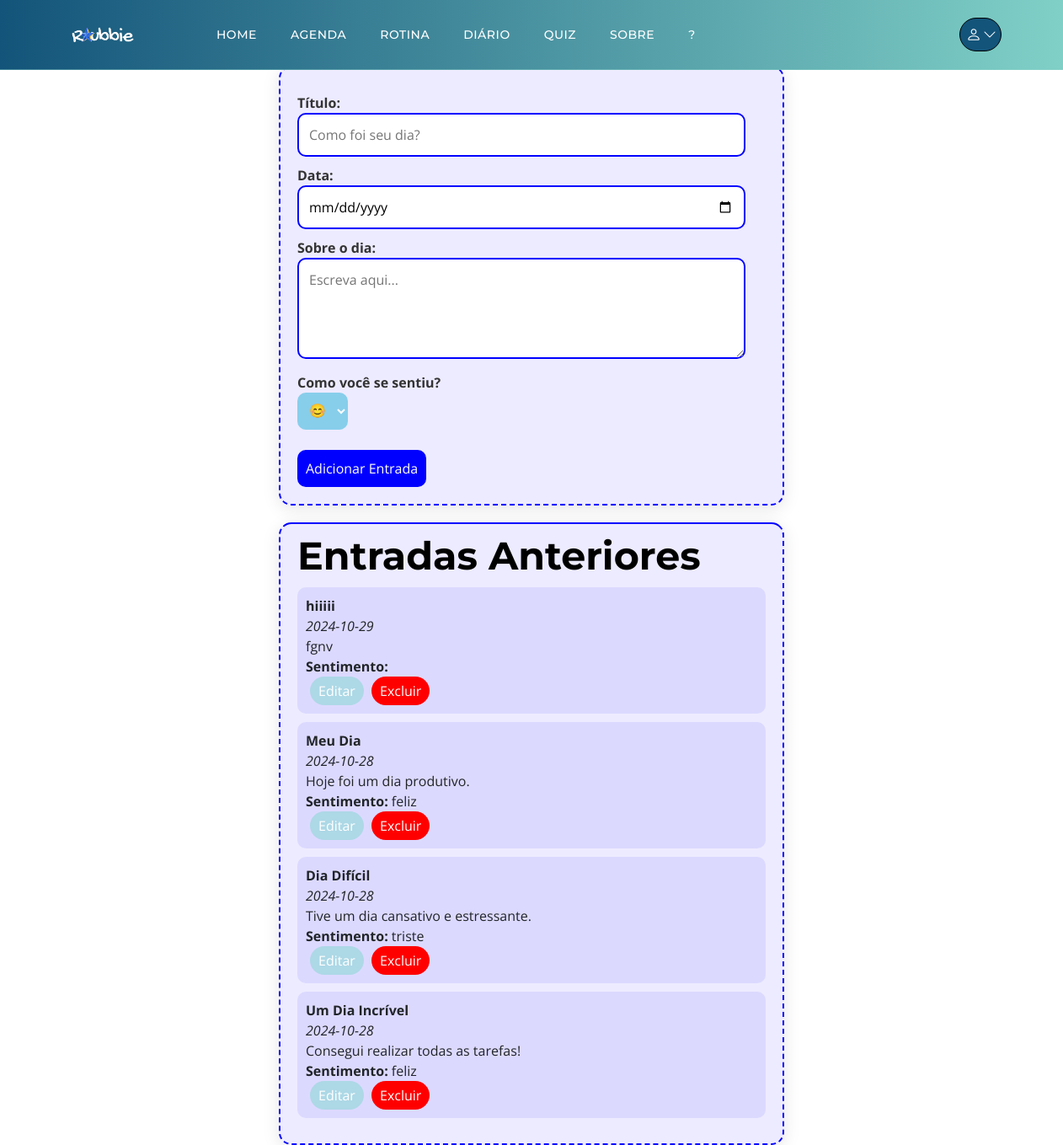
Page /diario.php on the committed database.
### tables this page shows
CREATE TABLE `diario` (
  `id` int(11) NOT NULL,
  `titulo` varchar(255) NOT NULL,
  `data` date NOT NULL,
  `conteudo` text NOT NULL,
  `sentimento` enum('feliz','triste','neutro','ansioso') DEFAULT NULL,
  `created_at` timestamp NOT NULL DEFAULT current_timestamp(),
  `user_id` int(11) NOT NULL,
  `nova_coluna` varchar(255) DEFAULT NULL
);

### diario.php (the view, shortened to what this page needs)
<?php
include 'includes/db_connection.php';
function fetchEntries($conn) {
    $sql = "SELECT * FROM diario ORDER BY data DESC";
    return $conn->query($sql);
}
$entries = fetchEntries($conn);
?>
<!DOCTYPE html>
<html lang="pt-BR">
<head>
</head>
<body>
<?php include $_SERVER['DOCUMENT_ROOT'] . '/roubbie/includes/header.php'; ?>
    <div class="container">
        <h1>Meu Diário</h1>
        <form action="" method="post">
            <label for="titulo">Título:</label>
            <input type="text" id="titulo" name="titulo" placeholder="Como foi seu dia?" required>
            <label for="data">Data:</label>
            <input type="date" id="data" name="data" required>
            <label for="conteudo">Sobre o dia:</label>
            <textarea id="conteudo" name="conteudo" placeholder="Escreva aqui..." required></textarea>
            <label>Como você se sentiu?</label><br>
            <select name="sentimento" id="sentimento" required>
                <option value="😊">😊</option>
            </select><br><br>
            <button type="submit" style="border-radius: 10px;">Adicionar Entrada</button>
        </form>
        <div class="entries" id="entries">
            <h2>Entradas Anteriores</h2>
            <?php if ($entries && $entries->num_rows > 0): ?>
                <?php while ($entry = $entries->fetch_assoc()): ?>
                    <div class="entry">
                        <strong><?= htmlspecialchars($entry['titulo']) ?></strong> <br>
                        <em><?= htmlspecialchars($entry['data']) ?></em> <br>
                        <?= htmlspecialchars($entry['conteudo']) ?> <br>
                        <strong>Sentimento:</strong> <?= htmlspecialchars($entry['sentimento']) ?> <br>
                        <button class="edit-button" onclick="editEntry(<?= $entry['id'] ?>, '<?= htmlspecialchars($entry['titulo']) ?>', '<?= htmlspecialchars($entry['data']) ?>', '<?= htmlspecialchars($entry['conteudo']) ?>', '<?= htmlspecialchars($entry['sentimento']) ?>')">Editar</button>
                        <a href="?delete=<?= $entry['id'] ?>" class="delete-button">Excluir</a>
                    </div>
                <?php endwhile; ?>
            <?php else: ?>
                <p>Nenhuma entrada encontrada.</p>
            <?php endif; ?>
        </div>
    </div>
</body>
</html>

### includes/header.php (shortened to what this page needs)
<!doctype html>
<html lang="pt-BR">
<head>
    <link href="css/bootstrap.min.css" rel="stylesheet">
    <link rel="stylesheet" href="https://cdnjs.cloudflare.com/ajax/libs/font-awesome/6.0.0-beta3/css/all.min.css">
    <link href="css/bootstrap-icons.css" rel="stylesheet">
    <link href="css/templatemo-topic-listing.css" rel="stylesheet">
</head>
<body id="top">
    <header>
        <nav class="navbar navbar-expand-lg navbar-light bg-light">
            <div class="container">
                <a class="navbar-brand" href="index.php">
                    <img src="img/logo/logo_branco.png" alt="Logo do Roubbie">
                </a>
                <div class="collapse navbar-collapse" id="navbarNav">
                    <ul class="navbar-nav ms-lg-5 me-lg-auto">
                        <li class="nav-item">
                            <a class="nav-link click" href="index.php">Home</a>
                        </li>
                        <li class="nav-item">
                            <a class="nav-link click" href="http://localhost/roubbie/projeto_fullcalendar_js_php-master/index.php">Agenda</a>
                        </li>
                        <li class="nav-item">
                            <a class="nav-link click" href="http://localhost/roubbie/projeto_fullcalendar_js_php-master/sisrot.php">Rotina</a>
                        </li>
                        <li class="nav-item">
                            <a class="nav-link click" href="diario.php"> Diário</a>
                        </li>
                        <li class="nav-item">
                            <a class="nav-link click" href="http://localhost/roubbie/quiz.php">Quiz</a>
                        </li>
                        <li class="nav-item">
                            <a class="nav-link click" href="sobre.php">Sobre</a>
                        </li>
                        <li class="nav-item">
                        <button id="startOnboarding"  class="nav-link click btn btn-outline-success" aria-label="Tutorial pra uso">?</button>
                        </li>
                    </ul>
                    <ul class="nav-menu">
                        <li class="nav-item dropdown">
                            <a  style="background-color: #13547a;"  class="nav-link dropdown-toggle navbar-icon bi-person" style="border: none;" href="#" id="navbarUserDropdownMenuLink" role="button" data-bs-toggle="dropdown" aria-expanded="false" aria-label="Menu do usuário"></a>
                        </li>
                    </ul>
                </div>
            </div>
        </nav>
    </header>
</body>
</html>

### css/templatemo-topic-listing.css (style rules this page uses)
.btn { display: inline-block; font-family: 'Montserrat', sans-serif; font-weight: 600; padding: 10px 20px; border-radius: 5px; border: none; cursor: pointer; transition: background-color 0.3s, transform 0.2s; text-align: center; text-decoration: none; color: var(--dark-color); }
:root { --white-color: #ffffff; --primary-color: #13547a; --secondary-color: #80d0c7; --section-bg-color: #f0f8ff; --custom-btn-bg-color: #80d0c7; --custom-btn-bg-hover-color: #13547a; --dark-color: #000000; --p-color: #717275; --border-color: #7fffd4; --link-hover-color: #13547a; --body-font-family: 'Open Sans', sans-serif; --title-font-family: 'Montserrat', sans-serif; --h1-font-size: 58px; --h2-font-size: 46px; --h3-font-size: 32px; --h4-font-size: 28px; --h5-font-size: 24px; --h6-font-size: 22px; --p-font-size: 20px; --menu-font-size: 14px; --btn-font-size: 18px; --copyright-font-size: 16px; --border-radius-large: 100px; --border-radius-medium: 20px; --border-radius-small: 10px; --font-weight-normal: 400; --font-weight-medium: 500; --font-weight-semibold: 600; --font-weight-bold: 700; }
body { background-color: var(--white-color); font-family: var(--body-font-family); }
html, body { height: 100%; margin: 0; padding: 0; }
body { display: flex; flex-direction: column; min-height: 100vh; }
h2, h3, h4, h5, h6 { color: var(--dark-color); }
h1, h2, h3, h4, h5, h6 { font-family: var(--title-font-family); font-weight: var(--font-weight-semibold); }
h1 { font-size: var(--h1-font-size); font-weight: var(--font-weight-bold); }
h2 { font-size: var(--h2-font-size); font-weight: var(--font-weight-bold); }
ul li { color: var(--p-color); font-size: var(--p-font-size); font-weight: var(--font-weight-normal); }
a, button { touch-action: manipulation; transition: all 0.3s; }
a { display: inline-block; color: var(--primary-color); text-decoration: none; }
b, strong { font-weight: var(--font-weight-bold); }
.navbar { background: transparent; border-bottom: 1px solid rgba(128, 208, 199, 0.35); z-index: 9; }
.navbar-brand, .navbar-brand:hover { font-size: var(--h3-font-size); font-weight: var(--font-weight-bold); display: block; }
.navbar-expand-lg .navbar-nav .nav-link { border-radius: var(--border-radius-large); margin: 10px; padding: 10px; }
.navbar-nav .nav-link { display: inline-block; color: var(--white-color); font-family: var(--title-font-family); font-size: var(--menu-font-size); font-weight: var(--font-weight-medium); text-transform: uppercase; letter-spacing: 0.5px; position: relative; padding-top: 15px; padding-bottom: 15px; }
.navbar-nav .nav-link.active, .navbar-nav .nav-link:hover { color: var(--primary-color); }
.navbar .dropdown-toggle::after { content: "\f282"; display: inline-block; font-family: bootstrap-icons !important; font-size: var(--copyright-font-size); font-style: normal; font-weight: normal !important; font-variant: normal; text-transform: none; line-height: 1; vertical-align: -.125em; -webkit-font-smoothing: antialiased; -moz-osx-font-smoothing: grayscale; position: relative; left: 2px; border: 0; }
.navbar-icon { background: var(--white-color); border-radius: var(--border-radius-large); display: inline-block; font-size: var(--h5-font-size); width: 40px; height: 40px; line-height: 40px; text-align: center; transition: all 0.3s ease; }
.nav-menu { list-style-type: none; padding: 0; margin: 0; }
.nav-menu .nav-item { margin: 0; }
.nav-menu .nav-link { font-size: 18px; }
.navbar-icon { display: inline-flex; align-items: center; justify-content: center; width: 50px; height: 40px; border-radius: 30px; border: 1px solid black; font-size: 18px; text-align: center; }

### includes/header.php (style rules this page uses)
.navbar { background: linear-gradient(to right, #13547a, #80d0c7); margin-top: auto; }
.navbar-brand img { width: 100px; }
.nav-link { color: white !important; }
.navbar-collapse { display: none; }

### rows in the picture
diario: titulo "hiiiii", data "2024-10-29", conteudo "fgnv"
diario: titulo "Meu Dia", data "2024-10-28", conteudo "Hoje foi um dia produtivo.", sentimento "feliz"
diario: titulo "Dia Difícil", data "2024-10-28", conteudo "Tive um dia cansativo e estressante.", sentimento "triste"
diario: titulo "Um Dia Incrível", data "2024-10-28", conteudo "Consegui realizar todas as tarefas!", sentimento "feliz"
